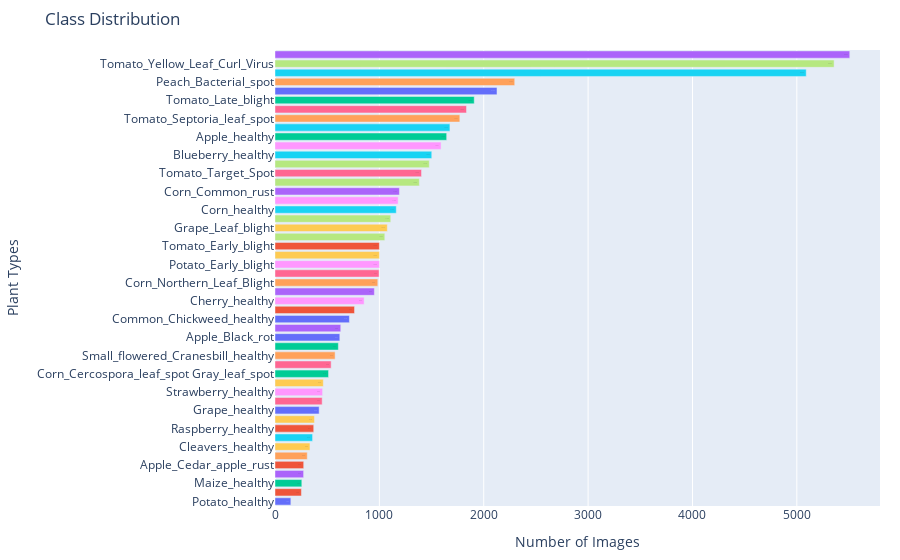

Notebook code cell kept with this figure:
### Code cell
import plotly.express as px

# Assuming df is your DataFrame
# Group by 'Plant' and 'Illness' and count the occurrences
class_counts = df.groupby(['Plant', 'Illness']).size().reset_index(name='Count')
# Concatenate Plant and Illness to form a single class column
class_counts['Class'] = class_counts['Plant'] + '_' + class_counts['Illness']

# Create a horizontal bar plot using Plotly
fig = px.bar(class_counts, 
             x='Count',
             y='Class',
             orientation='h',
             color='Class',
             title='Class Distribution',
             labels={'Count': 'Number of Images', 'Class': 'Plant Types'},
             text='Count')

# Update layout for better appearance
fig.update_layout(
    xaxis_title='Number of Images',
    yaxis_title='Plant Types',
    yaxis=dict(categoryorder='total ascending'),  # Ensure the bars are sorted
    showlegend=False,
    margin=dict(l=100, r=20, t=50, b=50)  # Adjust margins to prevent label cutoff
)

# Show the plot
fig.show()

### Figure 1 — Plotly figure (JSON) as saved in the notebook; plotly's stock layout.template omitted (floating-point values rounded to 4 significant figures)
{"data": [{"alignmentgroup": "True", "hovertemplate": "Plant Types=%{y}<br>Number of Images=%{text}<extra></extra>", "legendgroup": "Apple_Black_rot", "marker": {"color": "#636efa", "pattern": {"shape": ""}}, "name": "Apple_Black_rot", "offsetgroup": "Apple_Black_rot", "orientation": "h", "showlegend": true, "text": [621], "textposition": "auto", "type": "bar", "x": [621], "xaxis": "x", "y": ["Apple_Black_rot"], "yaxis": "y"}, {"alignmentgroup": "True", "hovertemplate": "Plant Types=%{y}<br>Number of Images=%{text}<extra></extra>", "legendgroup": "Apple_Cedar_apple_rust", "marker": {"color": "#EF553B", "pattern": {"shape": ""}}, "name": "Apple_Cedar_apple_rust", "offsetgroup": "Apple_Cedar_apple_rust", "orientation": "h", "showlegend": true, "text": [275], "textposition": "auto", "type": "bar", "x": [275], "xaxis": "x", "y": ["Apple_Cedar_apple_rust"], "yaxis": "y"}, {"alignmentgroup": "True", "hovertemplate": "Plant Types=%{y}<br>Number of Images=%{text}<extra></extra>", "legendgroup": "Apple_healthy", "marker": {"color": "#00cc96", "pattern": {"shape": ""}}, "name": "Apple_healthy", "offsetgroup": "Apple_healthy", "orientation": "h", "showlegend": true, "text": [1645], "textposition": "auto", "type": "bar", "x": [1645], "xaxis": "x", "y": ["Apple_healthy"], "yaxis": "y"}, {"alignmentgroup": "True", "hovertemplate": "Plant Types=%{y}<br>Number of Images=%{text}<extra></extra>", "legendgroup": "Apple_scab", "marker": {"color": "#ab63fa", "pattern": {"shape": ""}}, "name": "Apple_scab", "offsetgroup": "Apple_scab", "orientation": "h", "showlegend": true, "text": [630], "textposition": "auto", "type": "bar", "x": [630], "xaxis": "x", "y": ["Apple_scab"], "yaxis": "y"}, {"alignmentgroup": "True", "hovertemplate": "Plant Types=%{y}<br>Number of Images=%{text}<extra></extra>", "legendgroup": "Black_grass_healthy", "marker": {"color": "#FFA15A", "pattern": {"shape": ""}}, "name": "Black_grass_healthy", "offsetgroup": "Black_grass_healthy", "orientation": "h", "showlegend": true, "text": [309], "textposition": "auto", "type": "bar", "x": [309], "xaxis": "x", "y": ["Black_grass_healthy"], "yaxis": "y"}, {"alignmentgroup": "True", "hovertemplate": "Plant Types=%{y}<br>Number of Images=%{text}<extra></extra>", "legendgroup": "Blueberry_healthy", "marker": {"color": "#19d3f3", "pattern": {"shape": ""}}, "name": "Blueberry_healthy", "offsetgroup": "Blueberry_healthy", "orientation": "h", "showlegend": true, "text": [1502], "textposition": "auto", "type": "bar", "x": [1502], "xaxis": "x", "y": ["Blueberry_healthy"], "yaxis": "y"}, {"alignmentgroup": "True", "hovertemplate": "Plant Types=%{y}<br>Number of Images=%{text}<extra></extra>", "legendgroup": "Charlock_healthy", "marker": {"color": "#FF6692", "pattern": {"shape": ""}}, "name": "Charlock_healthy", "offsetgroup": "Charlock_healthy", "orientation": "h", "showlegend": true, "text": [452], "textposition": "auto", "type": "bar", "x": [452], "xaxis": "x", "y": ["Charlock_healthy"], "yaxis": "y"}, {"alignmentgroup": "True", "hovertemplate": "Plant Types=%{y}<br>Number of Images=%{text}<extra></extra>", "legendgroup": "Cherry_Powdery_mildew", "marker": {"color": "#B6E880", "pattern": {"shape": ""}}, "name": "Cherry_Powdery_mildew", "offsetgroup": "Cherry_Powdery_mildew", "orientation": "h", "showlegend": true, "text": [1052], "textposition": "auto", "type": "bar", "x": [1052], "xaxis": "x", "y": ["Cherry_Powdery_mildew"], "yaxis": "y"}, {"alignmentgroup": "True", "hovertemplate": "Plant Types=%{y}<br>Number of Images=%{text}<extra></extra>", "legendgroup": "Cherry_healthy", "marker": {"color": "#FF97FF", "pattern": {"shape": ""}}, "name": "Cherry_healthy", "offsetgroup": "Cherry_healthy", "orientation": "h", "showlegend": true, "text": [854], "textposition": "auto", "type": "bar", "x": [854], "xaxis": "x", "y": ["Cherry_healthy"], "yaxis": "y"}, {"alignmentgroup": "True", "hovertemplate": "Plant Types=%{y}<br>Number of Images=%{text}<extra></extra>", "legendgroup": "Cleavers_healthy", "marker": {"color": "#FECB52", "pattern": {"shape": ""}}, "name": "Cleavers_healthy", "offsetgroup": "Cleavers_healthy", "orientation": "h", "showlegend": true, "text": [335], "textposition": "auto", "type": "bar", "x": [335], "xaxis": "x", "y": ["Cleavers_healthy"], "yaxis": "y"}, {"alignmentgroup": "True", "hovertemplate": "Plant Types=%{y}<br>Number of Images=%{text}<extra></extra>", "legendgroup": "Common_Chickweed_healthy", "marker": {"color": "#636efa", "pattern": {"shape": ""}}, "name": "Common_Chickweed_healthy", "offsetgroup": "Common_Chickweed_healthy", "orientation": "h", "showlegend": true, "text": [713], "textposition": "auto", "type": "bar", "x": [713], "xaxis": "x", "y": ["Common_Chickweed_healthy"], "yaxis": "y"}, {"alignmentgroup": "True", "hovertemplate": "Plant Types=%{y}<br>Number of Images=%{text}<extra></extra>", "legendgroup": "Common_wheat_healthy", "marker": {"color": "#EF553B", "pattern": {"shape": ""}}, "name": "Common_wheat_healthy", "offsetgroup": "Common_wheat_healthy", "orientation": "h", "showlegend": true, "text": [253], "textposition": "auto", "type": "bar", "x": [253], "xaxis": "x", "y": ["Common_wheat_healthy"], "yaxis": "y"}, {"alignmentgroup": "True", "hovertemplate": "Plant Types=%{y}<br>Number of Images=%{text}<extra></extra>", "legendgroup": "Corn_Cercospora_leaf_spot Gray_leaf_spot", "marker": {"color": "#00cc96", "pattern": {"shape": ""}}, "name": "Corn_Cercospora_leaf_spot Gray_leaf_spot", "offsetgroup": "Corn_Cercospora_leaf_spot Gray_leaf_spot", "orientation": "h", "showlegend": true, "text": [513], "textposition": "auto", "type": "bar", "x": [513], "xaxis": "x", "y": ["Corn_Cercospora_leaf_spot Gray_leaf_spot"], "yaxis": "y"}, {"alignmentgroup": "True", "hovertemplate": "Plant Types=%{y}<br>Number of Images=%{text}<extra></extra>", "legendgroup": "Corn_Common_rust", "marker": {"color": "#ab63fa", "pattern": {"shape": ""}}, "name": "Corn_Common_rust", "offsetgroup": "Corn_Common_rust", "orientation": "h", "showlegend": true, "text": [1192], "textposition": "auto", "type": "bar", "x": [1192], "xaxis": "x", "y": ["Corn_Common_rust"], "yaxis": "y"}, {"alignmentgroup": "True", "hovertemplate": "Plant Types=%{y}<br>Number of Images=%{text}<extra></extra>", "legendgroup": "Corn_Northern_Leaf_Blight", "marker": {"color": "#FFA15A", "pattern": {"shape": ""}}, "name": "Corn_Northern_Leaf_Blight", "offsetgroup": "Corn_Northern_Leaf_Blight", "orientation": "h", "showlegend": true, "text": [985], "textposition": "auto", "type": "bar", "x": [985], "xaxis": "x", "y": ["Corn_Northern_Leaf_Blight"], "yaxis": "y"}, {"alignmentgroup": "True", "hovertemplate": "Plant Types=%{y}<br>Number of Images=%{text}<extra></extra>", "legendgroup": "Corn_healthy", "marker": {"color": "#19d3f3", "pattern": {"shape": ""}}, "name": "Corn_healthy", "offsetgroup": "Corn_healthy", "orientation": "h", "showlegend": true, "text": [1162], "textposition": "auto", "type": "bar", "x": [1162], "xaxis": "x", "y": ["Corn_healthy"], "yaxis": "y"}, {"alignmentgroup": "True", "hovertemplate": "Plant Types=%{y}<br>Number of Images=%{text}<extra></extra>", "legendgroup": "Fat_Hen_healthy", "marker": {"color": "#FF6692", "pattern": {"shape": ""}}, "name": "Fat_Hen_healthy", "offsetgroup": "Fat_Hen_healthy", "orientation": "h", "showlegend": true, "text": [538], "textposition": "auto", "type": "bar", "x": [538], "xaxis": "x", "y": ["Fat_Hen_healthy"], "yaxis": "y"}, {"alignmentgroup": "True", "hovertemplate": "Plant Types=%{y}<br>Number of Images=%{text}<extra></extra>", "legendgroup": "Grape_Black_Measles", "marker": {"color": "#B6E880", "pattern": {"shape": ""}}, "name": "Grape_Black_Measles", "offsetgroup": "Grape_Black_Measles", "orientation": "h", "showlegend": true, "text": [1383], "textposition": "auto", "type": "bar", "x": [1383], "xaxis": "x", "y": ["Grape_Black_Measles"], "yaxis": "y"}, {"alignmentgroup": "True", "hovertemplate": "Plant Types=%{y}<br>Number of Images=%{text}<extra></extra>", "legendgroup": "Grape_Black_rot", "marker": {"color": "#FF97FF", "pattern": {"shape": ""}}, "name": "Grape_Black_rot", "offsetgroup": "Grape_Black_rot", "orientation": "h", "showlegend": true, "text": [1180], "textposition": "auto", "type": "bar", "x": [1180], "xaxis": "x", "y": ["Grape_Black_rot"], "yaxis": "y"}, {"alignmentgroup": "True", "hovertemplate": "Plant Types=%{y}<br>Number of Images=%{text}<extra></extra>", "legendgroup": "Grape_Leaf_blight", "marker": {"color": "#FECB52", "pattern": {"shape": ""}}, "name": "Grape_Leaf_blight", "offsetgroup": "Grape_Leaf_blight", "orientation": "h", "showlegend": true, "text": [1076], "textposition": "auto", "type": "bar", "x": [1076], "xaxis": "x", "y": ["Grape_Leaf_blight"], "yaxis": "y"}, {"alignmentgroup": "True", "hovertemplate": "Plant Types=%{y}<br>Number of Images=%{text}<extra></extra>", "legendgroup": "Grape_healthy", "marker": {"color": "#636efa", "pattern": {"shape": ""}}, "name": "Grape_healthy", "offsetgroup": "Grape_healthy", "orientation": "h", "showlegend": true, "text": [423], "textposition": "auto", "type": "bar", "x": [423], "xaxis": "x", "y": ["Grape_healthy"], "yaxis": "y"}, {"alignmentgroup": "True", "hovertemplate": "Plant Types=%{y}<br>Number of Images=%{text}<extra></extra>", "legendgroup": "Loose_Silky_bent_healthy", "marker": {"color": "#EF553B", "pattern": {"shape": ""}}, "name": "Loose_Silky_bent_healthy", "offsetgroup": "Loose_Silky_bent_healthy", "orientation": "h", "showlegend": true, "text": [762], "textposition": "auto", "type": "bar", "x": [762], "xaxis": "x", "y": ["Loose_Silky_bent_healthy"], "yaxis": "y"}, {"alignmentgroup": "True", "hovertemplate": "Plant Types=%{y}<br>Number of Images=%{text}<extra></extra>", "legendgroup": "Maize_healthy", "marker": {"color": "#00cc96", "pattern": {"shape": ""}}, "name": "Maize_healthy", "offsetgroup": "Maize_healthy", "orientation": "h", "showlegend": true, "text": [257], "textposition": "auto", "type": "bar", "x": [257], "xaxis": "x", "y": ["Maize_healthy"], "yaxis": "y"}, {"alignmentgroup": "True", "hovertemplate": "Plant Types=%{y}<br>Number of Images=%{text}<extra></extra>", "legendgroup": "Orange_Citrus_greening", "marker": {"color": "#ab63fa", "pattern": {"shape": ""}}, "name": "Orange_Citrus_greening", "offsetgroup": "Orange_Citrus_greening", "orientation": "h", "showlegend": true, "text": [5507], "textposition": "auto", "type": "bar", "x": [5507], "xaxis": "x", "y": ["Orange_Citrus_greening"], "yaxis": "y"}, {"alignmentgroup": "True", "hovertemplate": "Plant Types=%{y}<br>Number of Images=%{text}<extra></extra>", "legendgroup": "Peach_Bacterial_spot", "marker": {"color": "#FFA15A", "pattern": {"shape": ""}}, "name": "Peach_Bacterial_spot", "offsetgroup": "Peach_Bacterial_spot", "orientation": "h", "showlegend": true, "text": [2297], "textposition": "auto", "type": "bar", "x": [2297], "xaxis": "x", "y": ["Peach_Bacterial_spot"], "yaxis": "y"}, {"alignmentgroup": "True", "hovertemplate": "Plant Types=%{y}<br>Number of Images=%{text}<extra></extra>", "legendgroup": "Peach_healthy", "marker": {"color": "#19d3f3", "pattern": {"shape": ""}}, "name": "Peach_healthy", "offsetgroup": "Peach_healthy", "orientation": "h", "showlegend": true, "text": [360], "textposition": "auto", "type": "bar", "x": [360], "xaxis": "x", "y": ["Peach_healthy"], "yaxis": "y"}, {"alignmentgroup": "True", "hovertemplate": "Plant Types=%{y}<br>Number of Images=%{text}<extra></extra>", "legendgroup": "Pepper_bell_Bacterial_spot", "marker": {"color": "#FF6692", "pattern": {"shape": ""}}, "name": "Pepper_bell_Bacterial_spot", "offsetgroup": "Pepper_bell_Bacterial_spot", "orientation": "h", "showlegend": true, "text": [997], "textposition": "auto", "type": "bar", "x": [997], "xaxis": "x", "y": ["Pepper_bell_Bacterial_spot"], "yaxis": "y"}, {"alignmentgroup": "True", "hovertemplate": "Plant Types=%{y}<br>Number of Images=%{text}<extra></extra>", "legendgroup": "Pepper_bell_healthy", "marker": {"color": "#B6E880", "pattern": {"shape": ""}}, "name": "Pepper_bell_healthy", "offsetgroup": "Pepper_bell_healthy", "orientation": "h", "showlegend": true, "text": [1478], "textposition": "auto", "type": "bar", "x": [1478], "xaxis": "x", "y": ["Pepper_bell_healthy"], "yaxis": "y"}, {"alignmentgroup": "True", "hovertemplate": "Plant Types=%{y}<br>Number of Images=%{text}<extra></extra>", "legendgroup": "Potato_Early_blight", "marker": {"color": "#FF97FF", "pattern": {"shape": ""}}, "name": "Potato_Early_blight", "offsetgroup": "Potato_Early_blight", "orientation": "h", "showlegend": true, "text": [1000], "textposition": "auto", "type": "bar", "x": [1000], "xaxis": "x", "y": ["Potato_Early_blight"], "yaxis": "y"}, {"alignmentgroup": "True", "hovertemplate": "Plant Types=%{y}<br>Number of Images=%{text}<extra></extra>", "legendgroup": "Potato_Late_blight", "marker": {"color": "#FECB52", "pattern": {"shape": ""}}, "name": "Potato_Late_blight", "offsetgroup": "Potato_Late_blight", "orientation": "h", "showlegend": true, "text": [1000], "textposition": "auto", "type": "bar", "x": [1000], "xaxis": "x", "y": ["Potato_Late_blight"], "yaxis": "y"}, {"alignmentgroup": "True", "hovertemplate": "Plant Types=%{y}<br>Number of Images=%{text}<extra></extra>", "legendgroup": "Potato_healthy", "marker": {"color": "#636efa", "pattern": {"shape": ""}}, "name": "Potato_healthy", "offsetgroup": "Potato_healthy", "orientation": "h", "showlegend": true, "text": [152], "textposition": "auto", "type": "bar", "x": [152], "xaxis": "x", "y": ["Potato_healthy"], "yaxis": "y"}, {"alignmentgroup": "True", "hovertemplate": "Plant Types=%{y}<br>Number of Images=%{text}<extra></extra>", "legendgroup": "Raspberry_healthy", "marker": {"color": "#EF553B", "pattern": {"shape": ""}}, "name": "Raspberry_healthy", "offsetgroup": "Raspberry_healthy", "orientation": "h", "showlegend": true, "text": [371], "textposition": "auto", "type": "bar", "x": [371], "xaxis": "x", "y": ["Raspberry_healthy"], "yaxis": "y"}, {"alignmentgroup": "True", "hovertemplate": "Plant Types=%{y}<br>Number of Images=%{text}<extra></extra>", "legendgroup": "Scentless_Mayweed_healthy", "marker": {"color": "#00cc96", "pattern": {"shape": ""}}, "name": "Scentless_Mayweed_healthy", "offsetgroup": "Scentless_Mayweed_healthy", "orientation": "h", "showlegend": true, "text": [607], "textposition": "auto", "type": "bar", "x": [607], "xaxis": "x", "y": ["Scentless_Mayweed_healthy"], "yaxis": "y"}, {"alignmentgroup": "True", "hovertemplate": "Plant Types=%{y}<br>Number of Images=%{text}<extra></extra>", "legendgroup": "Shepherd_Purse_healthy", "marker": {"color": "#ab63fa", "pattern": {"shape": ""}}, "name": "Shepherd_Purse_healthy", "offsetgroup": "Shepherd_Purse_healthy", "orientation": "h", "showlegend": true, "text": [274], "textposition": "auto", "type": "bar", "x": [274], "xaxis": "x", "y": ["Shepherd_Purse_healthy"], "yaxis": "y"}, {"alignmentgroup": "True", "hovertemplate": "Plant Types=%{y}<br>Number of Images=%{text}<extra></extra>", "legendgroup": "Small_flowered_Cranesbill_healthy", "marker": {"color": "#FFA15A", "pattern": {"shape": ""}}, "name": "Small_flowered_Cranesbill_healthy", "offsetgroup": "Small_flowered_Cranesbill_healthy", "orientation": "h", "showlegend": true, "text": [576], "textposition": "auto", "type": "bar", "x": [576], "xaxis": "x", "y": ["Small_flowered_Cranesbill_healthy"], "yaxis": "y"}, {"alignmentgroup": "True", "hovertemplate": "Plant Types=%{y}<br>Number of Images=%{text}<extra></extra>", "legendgroup": "Soybean_healthy", "marker": {"color": "#19d3f3", "pattern": {"shape": ""}}, "name": "Soybean_healthy", "offsetgroup": "Soybean_healthy", "orientation": "h", "showlegend": true, "text": [5090], "textposition": "auto", "type": "bar", "x": [5090], "xaxis": "x", "y": ["Soybean_healthy"], "yaxis": "y"}, {"alignmentgroup": "True", "hovertemplate": "Plant Types=%{y}<br>Number of Images=%{text}<extra></extra>", "legendgroup": "Squash_Powdery_mildew", "marker": {"color": "#FF6692", "pattern": {"shape": ""}}, "name": "Squash_Powdery_mildew", "offsetgroup": "Squash_Powdery_mildew", "orientation": "h", "showlegend": true, "text": [1835], "textposition": "auto", "type": "bar", "x": [1835], "xaxis": "x", "y": ["Squash_Powdery_mildew"], "yaxis": "y"}, {"alignmentgroup": "True", "hovertemplate": "Plant Types=%{y}<br>Number of Images=%{text}<extra></extra>", "legendgroup": "Strawberry_Leaf_scorch", "marker": {"color": "#B6E880", "pattern": {"shape": ""}}, "name": "Strawberry_Leaf_scorch", "offsetgroup": "Strawberry_Leaf_scorch", "orientation": "h", "showlegend": true, "text": [1109], "textposition": "auto", "type": "bar", "x": [1109], "xaxis": "x", "y": ["Strawberry_Leaf_scorch"], "yaxis": "y"}, {"alignmentgroup": "True", "hovertemplate": "Plant Types=%{y}<br>Number of Images=%{text}<extra></extra>", "legendgroup": "Strawberry_healthy", "marker": {"color": "#FF97FF", "pattern": {"shape": ""}}, "name": "Strawberry_healthy", "offsetgroup": "Strawberry_healthy", "orientation": "h", "showlegend": true, "text": [456], "textposition": "auto", "type": "bar", "x": [456], "xaxis": "x", "y": ["Strawberry_healthy"], "yaxis": "y"}, {"alignmentgroup": "True", "hovertemplate": "Plant Types=%{y}<br>Number of Images=%{text}<extra></extra>", "legendgroup": "Sugar_beet_healthy", "marker": {"color": "#FECB52", "pattern": {"shape": ""}}, "name": "Sugar_beet_healthy", "offsetgroup": "Sugar_beet_healthy", "orientation": "h", "showlegend": true, "text": [463], "textposition": "auto", "type": "bar", "x": [463], "xaxis": "x", "y": ["Sugar_beet_healthy"], "yaxis": "y"}, {"alignmentgroup": "True", "hovertemplate": "Plant Types=%{y}<br>Number of Images=%{text}<extra></extra>", "legendgroup": "Tomato_Bacterial_spot", "marker": {"color": "#636efa", "pattern": {"shape": ""}}, "name": "Tomato_Bacterial_spot", "offsetgroup": "Tomato_Bacterial_spot", "orientation": "h", "showlegend": true, "text": [2127], "textposition": "auto", "type": "bar", "x": [2127], "xaxis": "x", "y": ["Tomato_Bacterial_spot"], "yaxis": "y"}, {"alignmentgroup": "True", "hovertemplate": "Plant Types=%{y}<br>Number of Images=%{text}<extra></extra>", "legendgroup": "Tomato_Early_blight", "marker": {"color": "#EF553B", "pattern": {"shape": ""}}, "name": "Tomato_Early_blight", "offsetgroup": "Tomato_Early_blight", "orientation": "h", "showlegend": true, "text": [1000], "textposition": "auto", "type": "bar", "x": [1000], "xaxis": "x", "y": ["Tomato_Early_blight"], "yaxis": "y"}, {"alignmentgroup": "True", "hovertemplate": "Plant Types=%{y}<br>Number of Images=%{text}<extra></extra>", "legendgroup": "Tomato_Late_blight", "marker": {"color": "#00cc96", "pattern": {"shape": ""}}, "name": "Tomato_Late_blight", "offsetgroup": "Tomato_Late_blight", "orientation": "h", "showlegend": true, "text": [1909], "textposition": "auto", "type": "bar", "x": [1909], "xaxis": "x", "y": ["Tomato_Late_blight"], "yaxis": "y"}, {"alignmentgroup": "True", "hovertemplate": "Plant Types=%{y}<br>Number of Images=%{text}<extra></extra>", "legendgroup": "Tomato_Leaf_Mold", "marker": {"color": "#ab63fa", "pattern": {"shape": ""}}, "name": "Tomato_Leaf_Mold", "offsetgroup": "Tomato_Leaf_Mold", "orientation": "h", "showlegend": true, "text": [952], "textposition": "auto", "type": "bar", "x": [952], "xaxis": "x", "y": ["Tomato_Leaf_Mold"], "yaxis": "y"}, {"alignmentgroup": "True", "hovertemplate": "Plant Types=%{y}<br>Number of Images=%{text}<extra></extra>", "legendgroup": "Tomato_Septoria_leaf_spot", "marker": {"color": "#FFA15A", "pattern": {"shape": ""}}, "name": "Tomato_Septoria_leaf_spot", "offsetgroup": "Tomato_Septoria_leaf_spot", "orientation": "h", "showlegend": true, "text": [1771], "textposition": "auto", "type": "bar", "x": [1771], "xaxis": "x", "y": ["Tomato_Septoria_leaf_spot"], "yaxis": "y"}, {"alignmentgroup": "True", "hovertemplate": "Plant Types=%{y}<br>Number of Images=%{text}<extra></extra>", "legendgroup": "Tomato_Spider_mites", "marker": {"color": "#19d3f3", "pattern": {"shape": ""}}, "name": "Tomato_Spider_mites", "offsetgroup": "Tomato_Spider_mites", "orientation": "h", "showlegend": true, "text": [1676], "textposition": "auto", "type": "bar", "x": [1676], "xaxis": "x", "y": ["Tomato_Spider_mites"], "yaxis": "y"}, {"alignmentgroup": "True", "hovertemplate": "Plant Types=%{y}<br>Number of Images=%{text}<extra></extra>", "legendgroup": "Tomato_Target_Spot", "marker": {"color": "#FF6692", "pattern": {"shape": ""}}, "name": "Tomato_Target_Spot", "offsetgroup": "Tomato_Target_Spot", "orientation": "h", "showlegend": true, "text": [1404], "textposition": "auto", "type": "bar", "x": [1404], "xaxis": "x", "y": ["Tomato_Target_Spot"], "yaxis": "y"}, {"alignmentgroup": "True", "hovertemplate": "Plant Types=%{y}<br>Number of Images=%{text}<extra></extra>", "legendgroup": "Tomato_Yellow_Leaf_Curl_Virus", "marker": {"color": "#B6E880", "pattern": {"shape": ""}}, "name": "Tomato_Yellow_Leaf_Curl_Virus", "offsetgroup": "Tomato_Yellow_Leaf_Curl_Virus", "orientation": "h", "showlegend": true, "text": [5357], "textposition": "auto", "type": "bar", "x": [5357], "xaxis": "x", "y": ["Tomato_Yellow_Leaf_Curl_Virus"], "yaxis": "y"}, {"alignmentgroup": "True", "hovertemplate": "Plant Types=%{y}<br>Number of Images=%{text}<extra></extra>", "legendgroup": "Tomato_healthy", "marker": {"color": "#FF97FF", "pattern": {"shape": ""}}, "name": "Tomato_healthy", "offsetgroup": "Tomato_healthy", "orientation": "h", "showlegend": true, "text": [1591], "textposition": "auto", "type": "bar", "x": [1591], "xaxis": "x", "y": ["Tomato_healthy"], "yaxis": "y"}, {"alignmentgroup": "True", "hovertemplate": "Plant Types=%{y}<br>Number of Images=%{text}<extra></extra>", "legendgroup": "Tomato_mosaic_virus", "marker": {"color": "#FECB52", "pattern": {"shape": ""}}, "name": "Tomato_mosaic_virus", "offsetgroup": "Tomato_mosaic_virus", "orientation": "h", "showlegend": true, "text": [378], "textposition": "auto", "type": "bar", "x": [378], "xaxis": "x", "y": ["Tomato_mosaic_virus"], "yaxis": "y"}], "layout": {"barmode": "relative", "legend": {"title": {"text": "Plant Types"}, "tracegroupgap": 0}, "margin": {"b": 50, "l": 100, "r": 20, "t": 50}, "showlegend": false, "title": {"text": "Class Distribution"}, "xaxis": {"anchor": "y", "domain": [0, 1], "title": {"text": "Number of Images"}}, "yaxis": {"anchor": "x", "categoryarray": ["Tomato_mosaic_virus", "Tomato_healthy", "Tomato_Yellow_Leaf_Curl_Virus", "Tomato_Target_Spot", "Tomato_Spider_mites", "Tomato_Septoria_leaf_spot", "Tomato_Leaf_Mold", "Tomato_Late_blight", "Tomato_Early_blight", "Tomato_Bacterial_spot", "Sugar_beet_healthy", "Strawberry_healthy", "Strawberry_Leaf_scorch", "Squash_Powdery_mildew", "Soybean_healthy", "Small_flowered_Cranesbill_healthy", "Shepherd_Purse_healthy", "Scentless_Mayweed_healthy", "Raspberry_healthy", "Potato_healthy", "Potato_Late_blight", "Potato_Early_blight", "Pepper_bell_healthy", "Pepper_bell_Bacterial_spot", "Peach_healthy", "Peach_Bacterial_spot", "Orange_Citrus_greening", "Maize_healthy", "Loose_Silky_bent_healthy", "Grape_healthy", "Grape_Leaf_blight", "Grape_Black_rot", "Grape_Black_Measles", "Fat_Hen_healthy", "Corn_healthy", "Corn_Northern_Leaf_Blight", "Corn_Common_rust", "Corn_Cercospora_leaf_spot Gray_leaf_spot", "Common_wheat_healthy", "Common_Chickweed_healthy", "Cleavers_healthy", "Cherry_healthy", "Cherry_Powdery_mildew", "Charlock_healthy", "Blueberry_healthy", "Black_grass_healthy", "Apple_scab", "Apple_healthy", "Apple_Cedar_apple_rust", "Apple_Black_rot"], "categoryorder": "total ascending", "domain": [0, 1], "title": {"text": "Plant Types"}}}}
